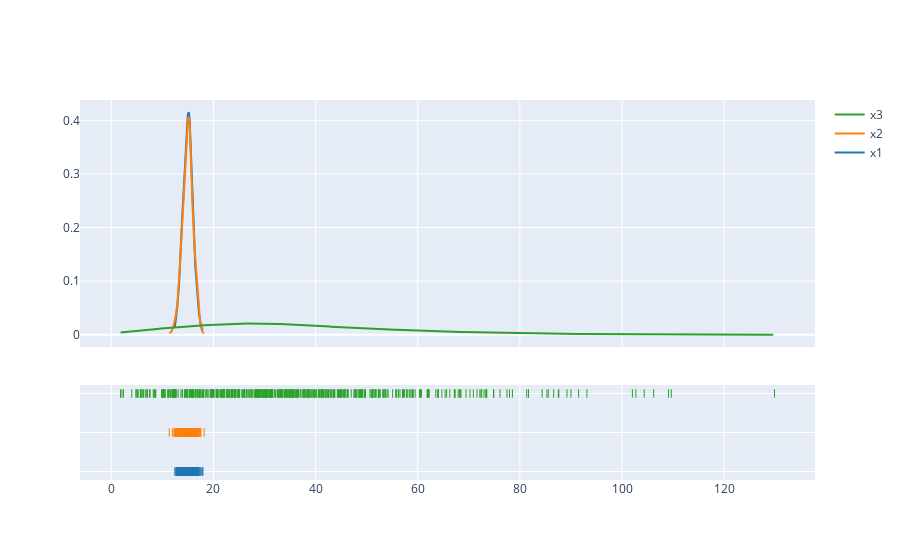

Notebook code cell kept with this figure:
### Code cell
rng = Generator(PCG64(seed=42))

x1 = rng.normal(loc=15, scale=1, size=500)
x2 = rng.normal(loc=15, scale=1, size=500)

x3 = rng.gamma(shape=3, scale=12.5, size=500) # значит, λ = 1 / 0.08 = 12.5
ff.create_distplot(
    [x1, x2, x3],
    ["x1", "x2", "x3"],
    show_hist=False
)

### Figure 1 — Plotly figure (JSON) as saved in the notebook; plotly's stock layout.template omitted (floating-point values rounded to 4 significant figures; data arrays with more than 128 entries replaced by an {"elided": "..."} marker saying what was removed)
{"data": [{"legendgroup": "x1", "marker": {"color": "rgb(31, 119, 180)"}, "mode": "lines", "name": "x1", "showlegend": true, "type": "scatter", "x": {"elided": "500 float values"}, "xaxis": "x", "y": {"elided": "500 float values"}, "yaxis": "y"}, {"legendgroup": "x2", "marker": {"color": "rgb(255, 127, 14)"}, "mode": "lines", "name": "x2", "showlegend": true, "type": "scatter", "x": {"elided": "500 float values"}, "xaxis": "x", "y": {"elided": "500 float values"}, "yaxis": "y"}, {"legendgroup": "x3", "marker": {"color": "rgb(44, 160, 44)"}, "mode": "lines", "name": "x3", "showlegend": true, "type": "scatter", "x": {"elided": "500 float values"}, "xaxis": "x", "y": {"elided": "500 float values"}, "yaxis": "y"}, {"legendgroup": "x1", "marker": {"color": "rgb(31, 119, 180)", "symbol": "line-ns-open"}, "mode": "markers", "name": "x1", "showlegend": false, "type": "scatter", "x": {"elided": "500 float values"}, "xaxis": "x", "y": {"elided": "500 str values"}, "yaxis": "y2"}, {"legendgroup": "x2", "marker": {"color": "rgb(255, 127, 14)", "symbol": "line-ns-open"}, "mode": "markers", "name": "x2", "showlegend": false, "type": "scatter", "x": {"elided": "500 float values"}, "xaxis": "x", "y": {"elided": "500 str values"}, "yaxis": "y2"}, {"legendgroup": "x3", "marker": {"color": "rgb(44, 160, 44)", "symbol": "line-ns-open"}, "mode": "markers", "name": "x3", "showlegend": false, "type": "scatter", "x": {"elided": "500 float values"}, "xaxis": "x", "y": {"elided": "500 str values"}, "yaxis": "y2"}], "layout": {"barmode": "overlay", "hovermode": "closest", "legend": {"traceorder": "reversed"}, "xaxis": {"anchor": "y2", "domain": [0, 1], "zeroline": false}, "yaxis": {"anchor": "free", "domain": [0.35, 1], "position": 0}, "yaxis2": {"anchor": "x", "domain": [0, 0.25], "dtick": 1, "showticklabels": false}}}
